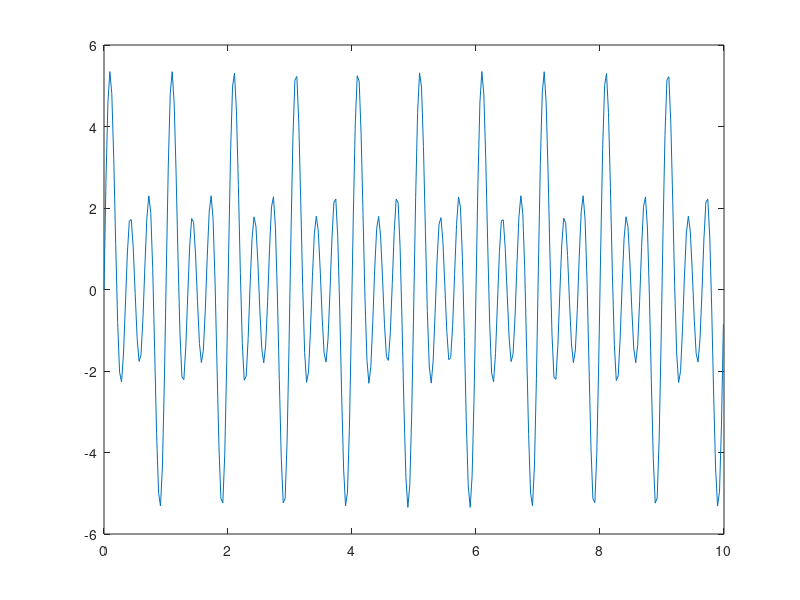

Reproduce this figure in MATLAB.
t=0:pi/100:10;

x1=sin(2*pi*1*t);
x2=2*sin(2*pi*2*1*t);
x3=3*sin(2*pi*1*3*t);

%subplot(4,1,1)
plot(t,x1)
axis([0 1 -1 1])

%subplot(4,1,2)
plot(t,x2)
axis([0 1 -2 2])

%subplot(4,1,3)
plot(t,x3)
axis([0 1 -3 3])

y=x1+x2+x3

%subplot(4,1,4)
plot(t,y)


